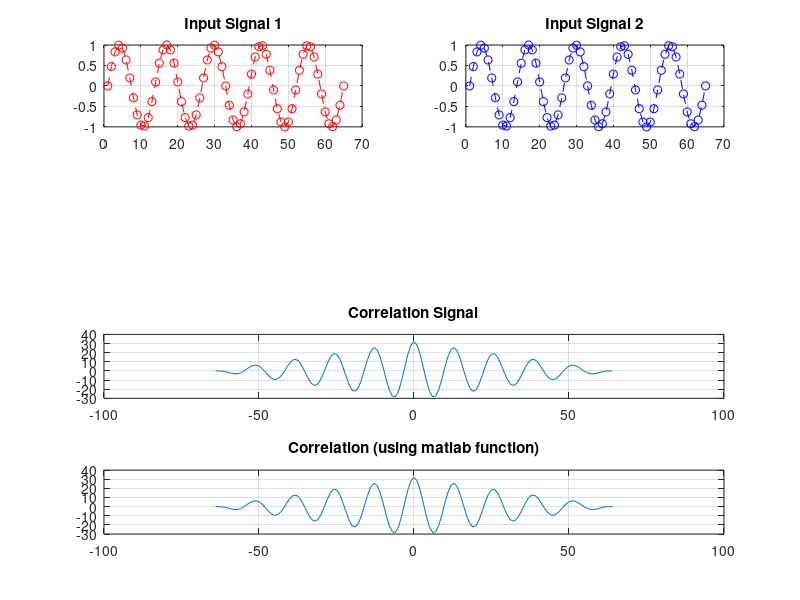

Write MATLAB code to recreate this figure.
clc;
close all;

f1=64;
t1= 0:1/f1:1;
rawFirstSignal = sin(2*pi*5*t1);
firstSignalLength = length(rawFirstSignal);

f2=64;
t2=0:1/f2:1;
rawSecSignal = sin(2*pi*5*t2);
secSignalLength = length(rawSecSignal);

correlationSize = firstSignalLength+secSignalLength-1;

%adjusting length
firstSignal = [rawFirstSignal,zeros(1,secSignalLength)];
secSignal = [zeros(1,firstSignalLength),rawSecSignal];

outputSignal = zeros(1,correlationSize);
lag = zeros(1,correlationSize);

size = length(secSignal);
lag_val = secSignalLength*-1;

for n = 1 : correlationSize
    lag(n) = lag_val+1;
    for k = 1 : n
        outputSignal(n) = outputSignal(n) + (firstSignal(k) * secSignal(size - n + k));
    end
    lag_val = lag_val + 1;
end

%correlation function
[f_correlation,f_lag] = xcorr(rawFirstSignal,rawSecSignal);

subplot(421)
plot(rawFirstSignal,'r--o');
title('Input Signal 1');
grid on;

subplot(422)
plot(rawSecSignal,'b--o');
title('Input Signal 2');
grid on;

subplot(413)
plot(lag,outputSignal);
title('Correlation Signal');
grid on;

subplot(414);
plot(f_lag,f_correlation);
title('Correlation (using matlab function)');
grid on;

